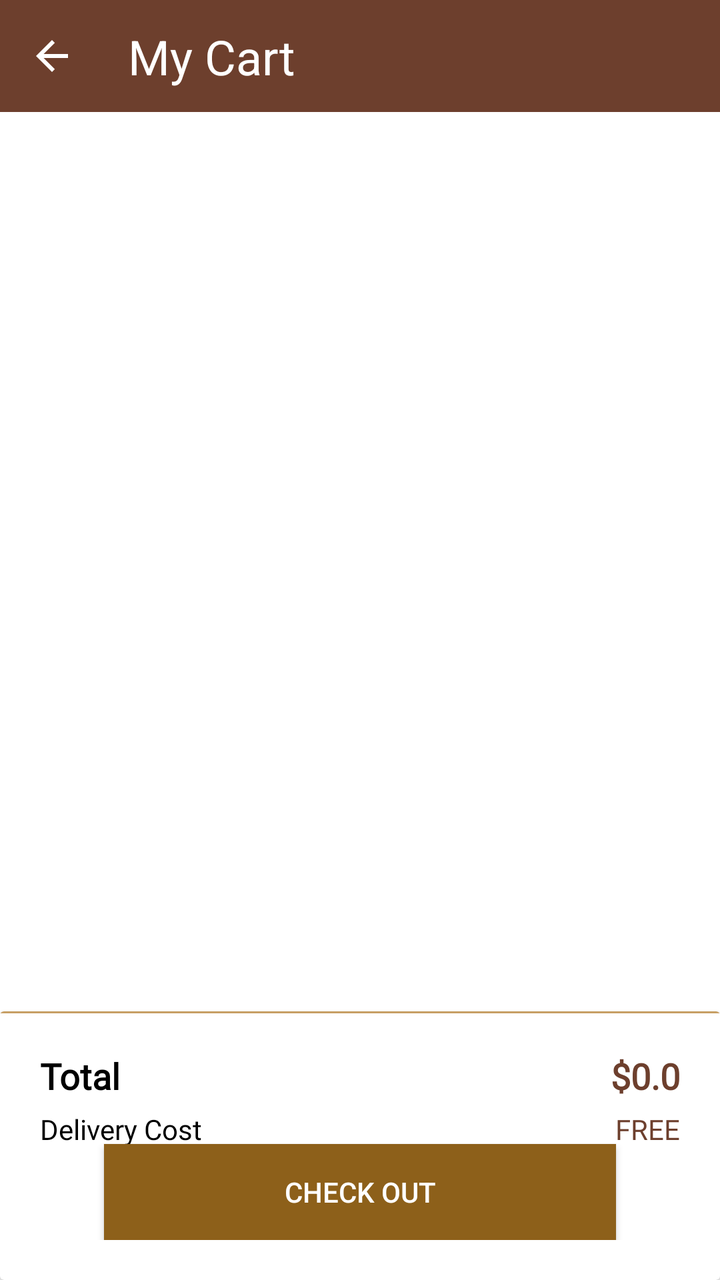
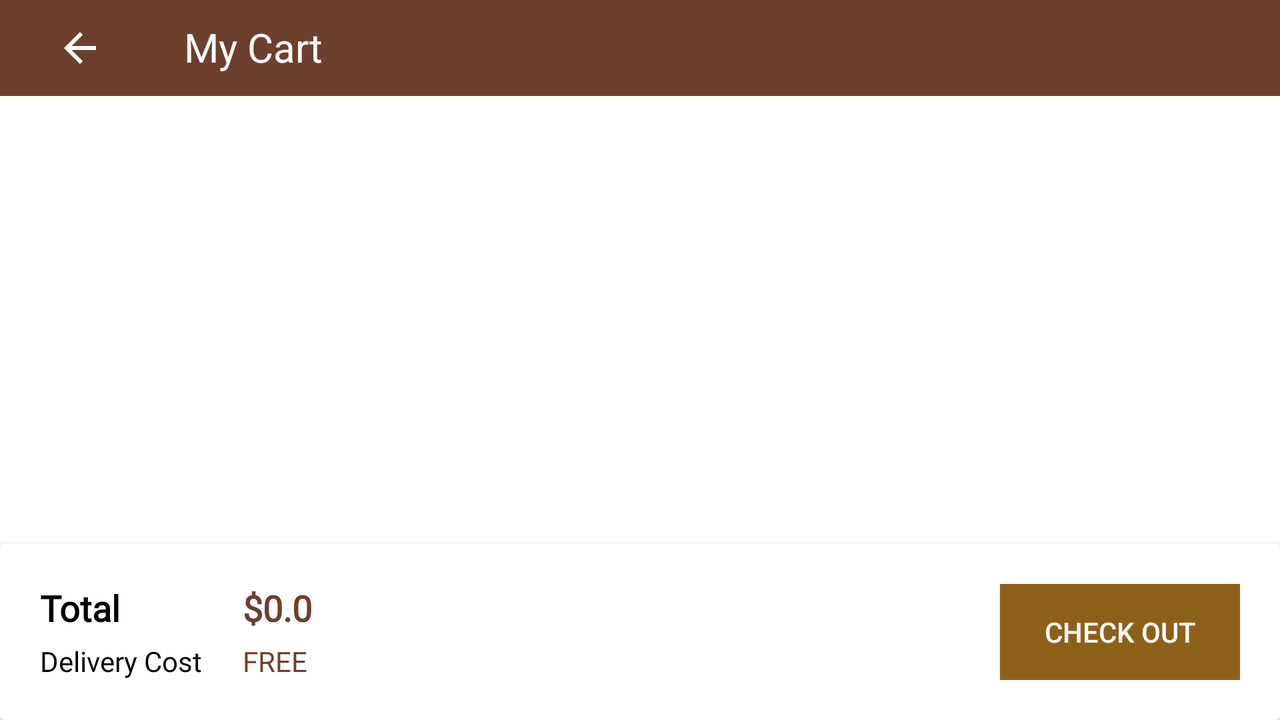

First picture: res/layout/ on a phone held upright. Second picture: the repository's own variant of that layout, on a device whose configuration matches the variant's folder. Source for both follows.
<!-- AndroidManifest.xml: application theme Theme.Shoebox -->
<!-- res/layout/activity_add_cart.xml -->
<?xml version="1.0" encoding="utf-8"?>
<androidx.constraintlayout.widget.ConstraintLayout xmlns:android="http://schemas.android.com/apk/res/android"
    xmlns:app="http://schemas.android.com/apk/res-auto"
    xmlns:tools="http://schemas.android.com/tools"
    android:layout_width="match_parent"
    android:layout_height="match_parent"
    android:background="@color/white"
    tools:context="com.example.shoebox.ui.AddCartActivity">

    <androidx.constraintlayout.widget.ConstraintLayout
        android:id="@+id/appBarLayout"
        android:layout_width="match_parent"
        android:layout_height="?attr/actionBarSize"
        android:background="@color/primaryDarkColor"
        app:layout_constraintTop_toTopOf="parent">

        <androidx.appcompat.widget.AppCompatImageView
            android:id="@+id/back"
            android:layout_width="0dp"
            android:layout_height="wrap_content"
            android:layout_marginStart="8dp"
            android:src="@drawable/arrow_back"
            android:tint="@color/white"
            app:layout_constraintBottom_toBottomOf="parent"
            app:layout_constraintStart_toStartOf="parent"
            app:layout_constraintTop_toTopOf="parent"
            app:layout_constraintWidth_percent="0.1" />

        <androidx.appcompat.widget.AppCompatImageView
            android:id="@+id/logo"
            android:layout_width="0dp"
            android:layout_height="0dp"
            android:backgroundTint="@color/black"
            android:src="@drawable/shoemain"
            android:visibility="visible"
            app:layout_constraintBottom_toBottomOf="parent"
            app:layout_constraintEnd_toEndOf="parent"
            app:layout_constraintHeight_percent="1"
            app:layout_constraintTop_toTopOf="parent"
            app:layout_constraintWidth_percent="0.2" />

        <androidx.appcompat.widget.AppCompatTextView
            android:id="@+id/my_cart"
            android:layout_width="wrap_content"
            android:layout_height="wrap_content"
            android:layout_marginStart="20dp"
            android:text="My Cart"
            android:textColor="@color/white"
            android:textSize="24sp"
            app:layout_constraintBottom_toBottomOf="parent"
            app:layout_constraintStart_toEndOf="@id/back"
            app:layout_constraintTop_toTopOf="parent" />
    </androidx.constraintlayout.widget.ConstraintLayout>


    <androidx.appcompat.widget.AppCompatTextView
        android:id="@+id/txt_items"
        android:layout_width="wrap_content"
        android:layout_height="wrap_content"
        android:layout_marginStart="20dp"
        android:layout_marginTop="5dp"
        android:text="0 Items"
        android:textSize="14sp"
        android:visibility="gone"
        app:layout_constraintStart_toStartOf="parent"
        app:layout_constraintTop_toBottomOf="@id/appBarLayout" />

    <androidx.appcompat.widget.AppCompatImageView
        android:id="@+id/img_delete_all"
        android:layout_width="35dp"
        android:layout_height="50dp"
        android:layout_marginTop="20dp"
        android:layout_marginEnd="20dp"
        android:src="@drawable/delete"
        android:visibility="invisible"
        app:layout_constraintEnd_toEndOf="parent"
        app:layout_constraintTop_toBottomOf="@id/appBarLayout" />

    <androidx.appcompat.widget.AppCompatTextView
        android:id="@+id/txt_no_item"
        android:layout_width="wrap_content"
        android:layout_height="wrap_content"
        android:text="@string/buy_item"
        android:textColor="@color/gray"
        android:visibility="gone"
        app:layout_constraintBottom_toBottomOf="parent"
        app:layout_constraintEnd_toEndOf="parent"
        app:layout_constraintStart_toStartOf="parent"
        app:layout_constraintTop_toTopOf="parent" />

    <androidx.recyclerview.widget.RecyclerView
        android:id="@+id/cart_list"
        android:layout_width="match_parent"
        android:layout_height="0dp"
        android:layout_marginTop="20dp"
        android:padding="5dp"
        app:layoutManager="androidx.recyclerview.widget.LinearLayoutManager"
        app:layout_constraintBottom_toTopOf="@id/card_bottom"
        app:layout_constraintTop_toBottomOf="@id/txt_items"
        tools:itemCount="5"
        tools:listitem="@layout/checkout_card" />

    <androidx.cardview.widget.CardView
        android:id="@+id/card_bottom"
        android:layout_width="match_parent"
        android:layout_height="0dp"
        app:layout_constraintBottom_toBottomOf="parent"
        app:layout_constraintHeight_percent="0.21">

        <View
            android:layout_width="match_parent"
            android:layout_height="1dp"
            android:background="@color/primaryAccent"
            app:layout_constraintTop_toTopOf="parent" />

        <androidx.constraintlayout.widget.ConstraintLayout
            android:layout_width="match_parent"
            android:layout_height="match_parent"
            android:padding="20dp">


            <androidx.appcompat.widget.AppCompatTextView
                android:id="@+id/txt_total"
                android:layout_width="wrap_content"
                android:layout_height="wrap_content"
                android:fontFamily="@font/segoe_ui_bold"
                android:text="Total"
                android:textSize="18sp"
                android:textStyle="bold"
                app:layout_constraintStart_toStartOf="parent"
                app:layout_constraintTop_toTopOf="parent" />

            <androidx.appcompat.widget.AppCompatTextView
                android:id="@+id/txt_total_amount"
                android:layout_width="wrap_content"
                android:layout_height="wrap_content"
                android:fontFamily="@font/segoe_ui_bold"
                android:text="$0.0"
                android:textColor="@color/primaryDarkColor"
                android:textSize="18sp"
                android:textStyle="bold"
                app:layout_constraintEnd_toEndOf="parent"
                app:layout_constraintTop_toTopOf="parent" />

            <androidx.appcompat.widget.AppCompatTextView
                android:id="@+id/txt_delivery"
                android:layout_width="wrap_content"
                android:layout_height="wrap_content"
                android:layout_marginTop="5dp"
                android:fontFamily="@font/segoeui"
                android:text="Delivery Cost"
                android:textSize="14sp"
                app:layout_constraintStart_toStartOf="parent"
                app:layout_constraintTop_toBottomOf="@id/txt_total" />

            <androidx.appcompat.widget.AppCompatTextView
                android:id="@+id/txt_delivery_amount"
                android:layout_width="wrap_content"
                android:layout_height="wrap_content"
                android:layout_marginTop="5dp"
                android:fontFamily="@font/segoeui"
                android:text="FREE"
                android:textColor="@color/primaryDarkColor"
                android:textSize="14sp"
                app:layout_constraintEnd_toEndOf="parent"
                app:layout_constraintTop_toBottomOf="@id/txt_total" />

            <androidx.appcompat.widget.AppCompatButton
                android:id="@+id/btn_checkOut"
                android:layout_width="0dp"
                android:layout_height="wrap_content"
                android:background="@color/primaryColor"
                android:text="Check Out"
                android:textColor="@color/white"
                app:layout_constraintBottom_toBottomOf="parent"
                app:layout_constraintEnd_toEndOf="parent"
                app:layout_constraintStart_toStartOf="parent"
                app:layout_constraintWidth_percent="0.8" />
        </androidx.constraintlayout.widget.ConstraintLayout>

    </androidx.cardview.widget.CardView>

    <ProgressBar
        android:id="@+id/progrss_bar"
        android:layout_width="wrap_content"
        android:layout_height="wrap_content"
        android:visibility="gone"
        app:layout_constraintBottom_toBottomOf="parent"
        app:layout_constraintEnd_toEndOf="parent"
        app:layout_constraintStart_toStartOf="parent"
        app:layout_constraintTop_toTopOf="parent" />


</androidx.constraintlayout.widget.ConstraintLayout>
<!-- res/layout/checkout_card.xml (included above) -->
<?xml version="1.0" encoding="utf-8"?>
<androidx.cardview.widget.CardView xmlns:android="http://schemas.android.com/apk/res/android"
    xmlns:app="http://schemas.android.com/apk/res-auto"
    android:layout_width="match_parent"
    android:layout_height="120dp"
    android:layout_marginBottom="2dp"
    android:padding="4dp">

    <androidx.constraintlayout.widget.ConstraintLayout
        android:layout_width="match_parent"
        android:layout_height="match_parent">

        <View
            android:layout_width="match_parent"
            android:layout_height="1dp"
            android:background="@color/gray"
            app:layout_constraintTop_toTopOf="parent" />

        <androidx.appcompat.widget.AppCompatImageView
            android:id="@+id/img_item"
            android:padding="5dp"
            android:layout_width="100dp"
            android:layout_height="80dp"
            android:src="@drawable/hubpng"
            app:layout_constraintHeight_percent="1"
            app:layout_constraintStart_toStartOf="parent"
            app:layout_constraintTop_toTopOf="parent"
            app:layout_constraintBottom_toBottomOf="parent"
            app:layout_constraintWidth_percent="0.3" />

        <androidx.appcompat.widget.AppCompatTextView
            android:id="@+id/txt_name_item"
            android:layout_width="wrap_content"
            android:layout_height="wrap_content"
            android:layout_marginStart="15dp"
            android:layout_marginTop="20dp"
            android:fontFamily="@font/segoe_ui_bold"
            android:text="Adidas"
            android:textSize="18sp"
            app:layout_constraintStart_toEndOf="@id/img_item"
            app:layout_constraintTop_toTopOf="parent" />

        <androidx.appcompat.widget.AppCompatTextView
            android:id="@+id/txt_price_item"
            android:layout_width="wrap_content"
            android:layout_height="wrap_content"
            android:layout_marginStart="15dp"
            android:layout_marginTop="5dp"
            android:fontFamily="@font/segoeui"
            android:text="$35"
            android:textSize="14sp"
            app:layout_constraintStart_toEndOf="@id/img_item"
            app:layout_constraintTop_toBottomOf="@id/txt_name_item" />

        <androidx.appcompat.widget.AppCompatImageView
            android:id="@+id/img_add"
            android:layout_width="wrap_content"
            android:layout_height="wrap_content"
            android:layout_marginTop="30dp"
            android:layout_marginEnd="15dp"
            android:layout_marginBottom="10dp"
            android:src="@drawable/add"
            app:layout_constraintBottom_toBottomOf="parent"
            app:layout_constraintEnd_toStartOf="@id/txt_count" />

        <androidx.appcompat.widget.AppCompatTextView
            android:id="@+id/txt_count"
            android:layout_width="wrap_content"
            android:layout_height="wrap_content"
            android:layout_marginEnd="15dp"
            android:layout_marginBottom="10dp"
            android:text="1"
            android:textSize="18sp"
            app:layout_constraintBottom_toBottomOf="parent"
            app:layout_constraintEnd_toStartOf="@id/img_delete" />

        <androidx.appcompat.widget.AppCompatImageView
            android:id="@+id/img_delete"
            android:layout_width="wrap_content"
            android:layout_height="wrap_content"
            android:layout_marginTop="10dp"
            android:layout_marginEnd="20dp"
            android:layout_marginBottom="10dp"
            android:src="@drawable/delete"
            app:layout_constraintBottom_toBottomOf="parent"
            app:layout_constraintEnd_toEndOf="parent" />

        <androidx.appcompat.widget.AppCompatImageView
            android:id="@+id/img_delete_admin"
            android:layout_width="30dp"
            android:layout_height="30dp"
            android:layout_marginEnd="20dp"
            android:src="@drawable/delete"
            android:visibility="gone"
            app:layout_constraintBottom_toBottomOf="parent"
            app:layout_constraintEnd_toEndOf="parent"
            app:layout_constraintTop_toTopOf="parent" />


        <View
            android:layout_width="match_parent"
            android:layout_height="1dp"
            android:background="@color/gray"
            app:layout_constraintBottom_toBottomOf="parent" />
    </androidx.constraintlayout.widget.ConstraintLayout>

</androidx.cardview.widget.CardView>
<!-- resources referenced by this layout -->
<resources>
  <color name="black">#FF000000</color>
  <color name="gray">#3B6C6C6C</color>
  <color name="primaryAccent">#C79F64</color>
  <color name="primaryColor">#8D601A</color>
  <color name="primaryDarkColor">#6D3F2D</color>
  <color name="white">#FFFFFFFF</color>
  <!-- drawable add (drawable) -->
  <vector xmlns:android="http://schemas.android.com/apk/res/android"
      android:width="24dp"
      android:height="24dp"
      android:tint="@color/primaryDarkColor"
      android:viewportWidth="24"
      android:viewportHeight="24">
      <path
          android:fillColor="@color/primaryDarkColor"
          android:pathData="M19,13h-6v6h-2v-6H5v-2h6V5h2v6h6v2z" />
  </vector>
  <!-- drawable arrow_back (drawable) -->
  <vector xmlns:android="http://schemas.android.com/apk/res/android"
      android:width="24dp"
      android:height="24dp"
      android:autoMirrored="true"
      android:tint="@color/primaryDarkColor"
      android:viewportWidth="24"
      android:viewportHeight="24">
      <path
          android:fillColor="@android:color/black"
          android:pathData="M20,11H7.83l5.59,-5.59L12,4l-8,8 8,8 1.41,-1.41L7.83,13H20v-2z" />
  </vector>
  <!-- drawable delete (drawable) -->
  <vector xmlns:android="http://schemas.android.com/apk/res/android"
      android:width="24dp"
      android:height="24dp"
      android:tint="@android:color/holo_red_dark"
      android:viewportWidth="24"
      android:viewportHeight="24">
      <path
          android:fillColor="@color/primaryDarkColor"
          android:pathData="M6,19c0,1.1 0.9,2 2,2h8c1.1,0 2,-0.9 2,-2L18,7L6,7v12zM8,9h8v10L8,19L8,9zM15.5,4l-1,-1h-5l-1,1L5,4v2h14L19,4z" />
  </vector>
  <!-- drawable hubpng: png bitmap (drawable, 535061 bytes) -->
  <string name="buy_item">Add item to buy</string>
  <style name="Theme.Shoebox" parent="Theme.AppCompat.DayNight.NoActionBar">
          
          <item name="colorPrimary">@color/primaryColor</item>
          <item name="colorPrimaryVariant">@color/primaryDarkColor</item>
          <item name="colorOnPrimary">@color/white</item>
          
          <item name="colorSecondary">@color/primaryColor</item>
          <item name="colorSecondaryVariant">@color/primaryDarkColor</item>
          <item name="colorOnSecondary">@color/white</item>
          
          <item name="android:textColor">@color/black</item>
          <item name="android:textColorSecondary">@android:color/darker_gray</item>
          <item name="android:statusBarColor">?attr/colorPrimaryVariant</item>
          <item name="android:textColorLink">@color/text_gray</item>
          
      </style>
  <color name="text_gray">#57D3D3D3</color>
</resources>
<!-- res/layout-land/activity_add_cart.xml (the repository's variant of the layout above) -->
<!-- drawn on the phone turned sideways -->
<?xml version="1.0" encoding="utf-8"?>
<androidx.constraintlayout.widget.ConstraintLayout xmlns:android="http://schemas.android.com/apk/res/android"
    xmlns:app="http://schemas.android.com/apk/res-auto"
    xmlns:tools="http://schemas.android.com/tools"
    android:layout_width="match_parent"
    android:layout_height="match_parent"
    android:background="@color/white"
    tools:context="com.example.shoebox.ui.AddCartActivity">

    <androidx.constraintlayout.widget.ConstraintLayout
        android:id="@+id/appBarLayout"
        android:layout_width="match_parent"
        android:layout_height="?attr/actionBarSize"
        android:background="@color/primaryDarkColor"
        app:layout_constraintTop_toTopOf="parent">

        <androidx.appcompat.widget.AppCompatImageView
            android:id="@+id/back"
            android:layout_width="0dp"
            android:layout_height="wrap_content"
            android:layout_marginStart="8dp"
            android:src="@drawable/arrow_back"
            android:tint="@color/white"
            app:layout_constraintBottom_toBottomOf="parent"
            app:layout_constraintStart_toStartOf="parent"
            app:layout_constraintTop_toTopOf="parent"
            app:layout_constraintWidth_percent="0.1" />

        <androidx.appcompat.widget.AppCompatTextView
            android:id="@+id/my_cart"
            android:layout_width="wrap_content"
            android:layout_height="wrap_content"
            android:layout_marginStart="20dp"
            android:layout_marginTop="10dp"
            android:text="My Cart"
            android:textColor="@color/white"
            android:textSize="20sp"
            app:layout_constraintStart_toEndOf="@id/back"
            app:layout_constraintTop_toTopOf="parent" />


        <androidx.appcompat.widget.AppCompatImageView
            android:id="@+id/logo"
            android:layout_width="0dp"
            android:layout_height="0dp"
            android:backgroundTint="@color/black"
            android:src="@drawable/shoemain"
            android:visibility="gone"
            app:layout_constraintBottom_toBottomOf="parent"
            app:layout_constraintEnd_toEndOf="parent"
            app:layout_constraintHeight_percent="1.1"
            app:layout_constraintTop_toTopOf="parent"
            app:layout_constraintWidth_percent="0.25" />
    </androidx.constraintlayout.widget.ConstraintLayout>

    <ScrollView
        android:id="@+id/scrollView"
        android:layout_width="match_parent"
        android:layout_height="0dp"
        android:fillViewport="true"
        app:layout_constraintBottom_toBottomOf="parent"
        app:layout_constraintTop_toBottomOf="@id/appBarLayout">

        <androidx.constraintlayout.widget.ConstraintLayout
            android:layout_width="match_parent"
            android:layout_height="wrap_content">


            <androidx.appcompat.widget.AppCompatTextView
                android:id="@+id/txt_items"
                android:layout_width="wrap_content"
                android:layout_height="wrap_content"
                android:layout_marginStart="20dp"
                android:layout_marginTop="5dp"
                android:text="0 Items"
                android:textSize="14sp"
                android:visibility="gone"
                app:layout_constraintStart_toStartOf="parent"
                app:layout_constraintTop_toTopOf="parent" />

            <androidx.appcompat.widget.AppCompatImageView
                android:id="@+id/img_delete_all"
                android:layout_width="35dp"
                android:layout_height="50dp"
                android:layout_marginTop="20dp"
                android:layout_marginEnd="20dp"
                android:src="@drawable/delete"
                android:visibility="invisible"
                app:layout_constraintEnd_toEndOf="parent"
                app:layout_constraintTop_toTopOf="parent" />

            <androidx.recyclerview.widget.RecyclerView
                android:id="@+id/cart_list"
                android:layout_width="match_parent"
                android:layout_height="0dp"
                android:layout_marginTop="10dp"
                android:padding="5dp"
                app:layoutManager="androidx.recyclerview.widget.LinearLayoutManager"
                app:layout_constraintBottom_toTopOf="@id/card_bottom"
                app:layout_constraintTop_toBottomOf="@id/txt_items"
                tools:itemCount="1"
                tools:listitem="@layout/checkout_card" />

            <androidx.appcompat.widget.AppCompatTextView
                android:id="@+id/txt_no_item"
                android:layout_width="wrap_content"
                android:layout_height="wrap_content"
                android:text="@string/buy_item"
                android:textColor="@color/primaryDarkColor"
                android:visibility="gone"
                app:layout_constraintBottom_toBottomOf="parent"
                app:layout_constraintEnd_toEndOf="parent"
                app:layout_constraintStart_toStartOf="parent"
                app:layout_constraintTop_toTopOf="parent" />

            <androidx.cardview.widget.CardView
                android:id="@+id/card_bottom"
                android:layout_width="match_parent"
                android:layout_height="wrap_content"
                app:layout_constraintBottom_toBottomOf="parent">

                <androidx.constraintlayout.widget.ConstraintLayout
                    android:layout_width="match_parent"
                    android:layout_height="match_parent"
                    android:padding="20dp">

                    <androidx.appcompat.widget.AppCompatTextView
                        android:id="@+id/txt_total"
                        android:layout_width="wrap_content"
                        android:layout_height="wrap_content"
                        android:fontFamily="@font/segoe_ui_bold"
                        android:text="Total"
                        android:textSize="18sp"
                        android:textStyle="bold"
                        app:layout_constraintStart_toStartOf="parent"
                        app:layout_constraintTop_toTopOf="parent" />

                    <androidx.appcompat.widget.AppCompatTextView
                        android:id="@+id/txt_total_amount"
                        android:layout_width="0dp"
                        android:layout_height="wrap_content"
                        android:fontFamily="@font/segoe_ui_bold"
                        android:text="$0.0"
                        android:textColor="@color/primaryDarkColor"
                        android:textSize="18sp"
                        android:textStyle="bold"
                        app:layout_constraintStart_toEndOf="@id/txt_total"
                        app:layout_constraintStart_toStartOf="@id/txt_delivery_amount"
                        app:layout_constraintTop_toTopOf="parent" />

                    <androidx.appcompat.widget.AppCompatTextView
                        android:id="@+id/txt_delivery"
                        android:layout_width="wrap_content"
                        android:layout_height="wrap_content"
                        android:layout_marginTop="5dp"
                        android:fontFamily="@font/segoeui"
                        android:text="Delivery Cost"
                        android:textSize="14sp"
                        app:layout_constraintStart_toStartOf="parent"
                        app:layout_constraintTop_toBottomOf="@id/txt_total" />

                    <androidx.appcompat.widget.AppCompatTextView
                        android:id="@+id/txt_delivery_amount"
                        android:layout_width="wrap_content"
                        android:layout_height="wrap_content"
                        android:layout_marginStart="20dp"
                        android:layout_marginTop="5dp"
                        android:fontFamily="@font/segoeui"
                        android:text="FREE"
                        android:textColor="@color/primaryDarkColor"
                        android:textSize="14sp"
                        app:layout_constraintStart_toEndOf="@id/txt_delivery"
                        app:layout_constraintTop_toBottomOf="@id/txt_total" />

                    <androidx.appcompat.widget.AppCompatButton
                        android:id="@+id/btn_checkOut"
                        android:layout_width="0dp"
                        android:layout_height="wrap_content"
                        android:background="@color/primaryColor"
                        android:text="Check Out"
                        android:textColor="@color/white"
                        app:layout_constraintBottom_toBottomOf="parent"
                        app:layout_constraintEnd_toEndOf="parent"
                        app:layout_constraintTop_toTopOf="parent"
                        app:layout_constraintWidth_percent="0.2" />
                </androidx.constraintlayout.widget.ConstraintLayout>

            </androidx.cardview.widget.CardView>

        </androidx.constraintlayout.widget.ConstraintLayout>

    </ScrollView>


    <ProgressBar
        android:id="@+id/progrss_bar"
        android:layout_width="wrap_content"
        android:layout_height="wrap_content"
        android:visibility="gone"
        app:layout_constraintBottom_toBottomOf="parent"
        app:layout_constraintEnd_toEndOf="parent"
        app:layout_constraintStart_toStartOf="parent"
        app:layout_constraintTop_toTopOf="parent" />


</androidx.constraintlayout.widget.ConstraintLayout>
<!-- resources referenced by the variant -->
<!-- as the phone turned sideways resolves them -->
<resources>
  <color name="black">#FF000000</color>
  <color name="gray">#3B6C6C6C</color>
  <color name="primaryColor">#8D601A</color>
  <color name="primaryDarkColor">#6D3F2D</color>
  <color name="white">#FFFFFFFF</color>
  <!-- drawable add (drawable) -->
  <vector xmlns:android="http://schemas.android.com/apk/res/android"
      android:width="24dp"
      android:height="24dp"
      android:tint="@color/primaryDarkColor"
      android:viewportWidth="24"
      android:viewportHeight="24">
      <path
          android:fillColor="@color/primaryDarkColor"
          android:pathData="M19,13h-6v6h-2v-6H5v-2h6V5h2v6h6v2z" />
  </vector>
  <!-- drawable arrow_back (drawable) -->
  <vector xmlns:android="http://schemas.android.com/apk/res/android"
      android:width="24dp"
      android:height="24dp"
      android:autoMirrored="true"
      android:tint="@color/primaryDarkColor"
      android:viewportWidth="24"
      android:viewportHeight="24">
      <path
          android:fillColor="@android:color/black"
          android:pathData="M20,11H7.83l5.59,-5.59L12,4l-8,8 8,8 1.41,-1.41L7.83,13H20v-2z" />
  </vector>
  <!-- drawable delete (drawable) -->
  <vector xmlns:android="http://schemas.android.com/apk/res/android"
      android:width="24dp"
      android:height="24dp"
      android:tint="@android:color/holo_red_dark"
      android:viewportWidth="24"
      android:viewportHeight="24">
      <path
          android:fillColor="@color/primaryDarkColor"
          android:pathData="M6,19c0,1.1 0.9,2 2,2h8c1.1,0 2,-0.9 2,-2L18,7L6,7v12zM8,9h8v10L8,19L8,9zM15.5,4l-1,-1h-5l-1,1L5,4v2h14L19,4z" />
  </vector>
  <!-- drawable hubpng: png bitmap (drawable, 535061 bytes) -->
  <string name="buy_item">Add item to buy</string>
  <style name="Theme.Shoebox" parent="Theme.AppCompat.DayNight.NoActionBar">
          
          <item name="colorPrimary">@color/primaryColor</item>
          <item name="colorPrimaryVariant">@color/primaryDarkColor</item>
          <item name="colorOnPrimary">@color/white</item>
          
          <item name="colorSecondary">@color/primaryColor</item>
          <item name="colorSecondaryVariant">@color/primaryDarkColor</item>
          <item name="colorOnSecondary">@color/white</item>
          
          <item name="android:textColor">@color/black</item>
          <item name="android:textColorSecondary">@android:color/darker_gray</item>
          <item name="android:statusBarColor">?attr/colorPrimaryVariant</item>
          <item name="android:textColorLink">@color/text_gray</item>
          
      </style>
  <color name="text_gray">#57D3D3D3</color>
</resources>
